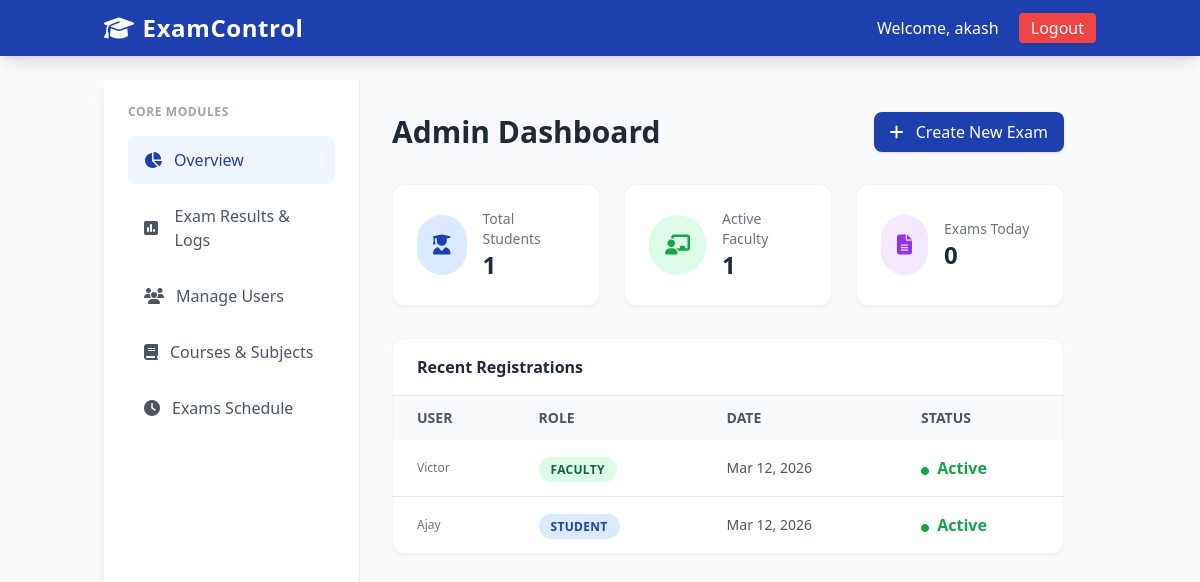
Page /accounts/dashboard/admin/ (signed in) on the committed database.
### apps/accounts/models.py (models this page shows, shortened)
class CustomUser(AbstractUser):
    ADMIN = 'admin'
    FACULTY = 'faculty'
    STUDENT = 'student'
    ROLE_CHOICES = [
        (ADMIN, 'Admin'),
        (FACULTY, 'Faculty'),
        (STUDENT, 'Student'),
    ]
    role = models.CharField(max_length=10, choices=ROLE_CHOICES, default=STUDENT)
    profile_picture = models.ImageField(upload_to='profile_pics/', blank=True, null=True)
    address = models.TextField(blank=True)
    is_approved = models.BooleanField(default=False) # For faculty/students waiting for admin approval

### apps/accounts/views.py (the view)
# urls.py: path('dashboard/admin/', admin_dashboard, name='admin_dashboard'),
@login_required
@admin_required
def admin_dashboard(request):
    total_students = CustomUser.objects.filter(role='student').count()
    total_faculty = CustomUser.objects.filter(role='faculty').count()
    now = timezone.now()
    active_exams = Exam.objects.filter(end_time__gte=now).count()
    recent_users = CustomUser.objects.exclude(is_superuser=True).order_by('-date_joined')[:5]
    context = {
        'total_students': total_students,
        'total_faculty': total_faculty,
        'active_exams': active_exams,
        'recent_users': recent_users,
    }
    return render(request, 'dashboard/admin_dashboard.html', context)

### templates/dashboard/admin_dashboard.html (shortened to what this page needs)
{% extends 'base.html' %}
{% block content %}
<div class="flex h-[calc(100vh-80px)]"> <aside class="w-64 bg-white shadow-lg border-r hidden md:block">
        <div class="p-6">
            <h2 class="text-xs uppercase text-gray-400 font-bold tracking-wider mb-4">Core Modules</h2>
            <nav class="space-y-2">
                <a href="#" class="flex items-center space-x-3 text-primary bg-blue-50 px-4 py-3 rounded-lg font-medium">
                    <i class="fas fa-chart-pie"></i>
                    <span>Overview</span>
                </a>
                <a href="{% url 'admin_results' %}" class="flex items-center space-x-3 text-gray-600 hover:bg-gray-50 hover:text-primary px-4 py-3 rounded-lg transition font-medium">
                    <i class="fas fa-poll w-5"></i>
                    <span>Exam Results & Logs</span>
                </a>
                <a href="#" class="flex items-center space-x-3 text-gray-600 hover:bg-gray-50 px-4 py-3 rounded-lg transition">
                    <i class="fas fa-users"></i>
                    <span>Manage Users</span>
                </a>
                <a href="#" class="flex items-center space-x-3 text-gray-600 hover:bg-gray-50 px-4 py-3 rounded-lg transition">
                    <i class="fas fa-book"></i>
                    <span>Courses & Subjects</span>
                </a>
                <a href="#" class="flex items-center space-x-3 text-gray-600 hover:bg-gray-50 px-4 py-3 rounded-lg transition">
                    <i class="fas fa-clock"></i>
                    <span>Exams Schedule</span>
                </a>
            </nav>
        </div>
    </aside>
    <main class="flex-1 p-8 overflow-y-auto bg-gray-50">
        <div class="flex justify-between items-center mb-8">
            <h1 class="text-3xl font-bold text-gray-800">Admin Dashboard</h1>
            <button class="bg-primary text-white px-4 py-2 rounded-lg shadow hover:bg-blue-700 transition">
                <i class="fas fa-plus mr-2"></i> Create New Exam
            </button>
        </div>
        <div class="grid grid-cols-1 md:grid-cols-3 gap-6 mb-8">
            <div class="bg-white p-6 rounded-xl shadow-sm border border-gray-100 flex items-center">
                <div class="p-4 bg-blue-100 text-primary rounded-full mr-4">
                    <i class="fas fa-user-graduate text-xl"></i>
                </div>
                <div>
                    <p class="text-sm text-gray-500">Total Students</p>
                    <h3 class="text-2xl font-bold">{{ total_students }}</h3>
                </div>
            </div>
            <div class="bg-white p-6 rounded-xl shadow-sm border border-gray-100 flex items-center">
                <div class="p-4 bg-green-100 text-green-600 rounded-full mr-4">
                    <i class="fas fa-chalkboard-teacher text-xl"></i>
                </div>
                <div>
                    <p class="text-sm text-gray-500">Active Faculty</p>
                    <h3 class="text-2xl font-bold">{{ total_faculty }}</h3>
                </div>
            </div>
            <div class="bg-white p-6 rounded-xl shadow-sm border border-gray-100 flex items-center">
                <div class="p-4 bg-purple-100 text-purple-600 rounded-full mr-4">
                    <i class="fas fa-file-alt text-xl"></i>
                </div>
                <div>
                    <p class="text-sm text-gray-500">Exams Today</p>
                    <h3 class="text-2xl font-bold">{{ active_exams }}</h3>
                </div>
            </div>
        </div>
        <div class="bg-white rounded-xl shadow-sm border border-gray-100 overflow-hidden">
            <div class="px-6 py-4 border-b">
                <h3 class="font-bold text-gray-800">Recent Registrations</h3>
            </div>
            <table class="w-full text-left">
                <thead>
                    <tr class="bg-gray-50 text-gray-600 text-sm uppercase">
                        <th class="px-6 py-3">User</th>
                        <th class="px-6 py-3">Role</th>
                        <th class="px-6 py-3">Date</th>
                        <th class="px-6 py-3">Status</th>
                    </tr>
                </thead>
                <tbody class="divide-y">
                    {% for u in recent_users %}
                    <tr class="hover:bg-gray-50 transition">
                        <td class="px-6 py-4 font-medium text-gray-800">
                            <span class="block text-xs text-gray-500">{{ u.username }}</span>
                        </td>
                        <td class="px-6 py-4">
                            {% if u.role == 'student' %}
                                <span class="px-3 py-1 bg-blue-100 text-blue-800 rounded-full text-xs font-semibold uppercase tracking-wide">Student</span>
                            {% elif u.role == 'faculty' %}
                                <span class="px-3 py-1 bg-green-100 text-green-800 rounded-full text-xs font-semibold uppercase tracking-wide">Faculty</span>
                            {% else %}
                                <span class="px-3 py-1 bg-purple-100 text-purple-800 rounded-full text-xs font-semibold uppercase tracking-wide">Admin</span>
                            {% endif %}
                        </td>
                        <td class="px-6 py-4 text-sm text-gray-600">{{ u.date_joined|date:"M d, Y" }}</td>
                        <td class="px-6 py-4">
                            {% if u.is_active %}
                                <span class="text-green-600 font-semibold"><i class="fas fa-circle text-[8px] mr-1"></i> Active</span>
                            {% else %}
                                <span class="text-red-500 font-semibold"><i class="fas fa-circle text-[8px] mr-1"></i> Inactive</span>
                            {% endif %}
                        </td>
                    </tr>
                    {% endfor %}
                </tbody>
            </table>
        </div>
    </main>
</div>
{% endblock %}

### templates/base.html (shortened to what this page needs)
<!DOCTYPE html>
<html lang="en">
<head>
    <script src="https://cdn.tailwindcss.com"></script>
    <link rel="stylesheet" href="https://cdnjs.cloudflare.com/ajax/libs/font-awesome/6.4.0/css/all.min.css">
</head>
<body class="bg-gray-50 text-gray-800 font-sans min-h-screen flex flex-col">
    <nav class="bg-primary text-white shadow-lg">
        <div class="container mx-auto px-4 py-3 flex justify-between items-center">
            <a href="{% url 'home' %}" class="text-2xl font-bold tracking-wide">
                <i class="fas fa-graduation-cap mr-2"></i>ExamControl
            </a>
            <div>
                {% if user.is_authenticated %}
                    <span class="mr-4">Welcome, {{ user.username }}</span>
                    <a href="{% url 'logout' %}" class="bg-red-500 hover:bg-red-600 px-3 py-1 rounded transition">Logout</a>
                {% else %}
                    <a href="{% url 'login' %}" class="hover:text-gray-200 transition">Login</a>
                {% endif %}
            </div>
        </div>
    </nav>
    <main class="flex-grow container mx-auto px-4 py-6">
        {% block content %}
        {% endblock %}
    </main>
</body>
</html>

### rows in the picture
CustomUser: username "akash"
CustomUser: username "Victor", role "FACULTY", date_joined "Mar 12, 2026", is_active True (drawn)
CustomUser: username "Ajay", role "STUDENT", date_joined "Mar 12, 2026", is_active True (drawn)

### other values in the picture
{{ total_students }} "1"
{{ total_faculty }} "1"
{{ active_exams }} "0"
